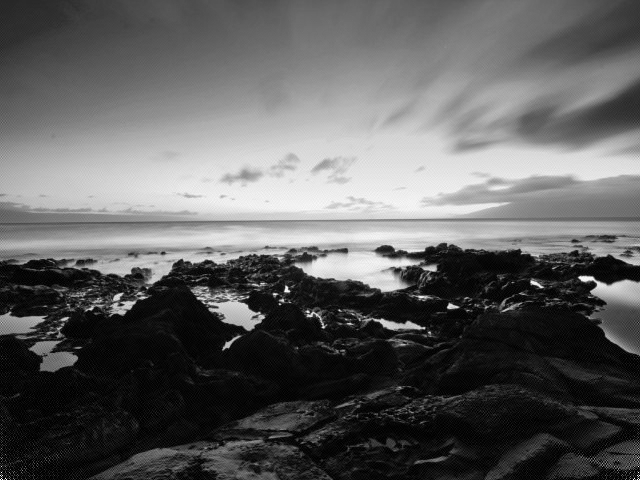
%> input picture output.bmp, 640 x 480 px
$ octave attack.m   (GNU Octave 9; MATLAB toolbox functions it lacks are replaced by stand-ins)
%> lines starting %> are read from the running program, lines starting %| are printed output that depends on the picture; in (x1, y1, x2, y2) boxes, pixels count from 0 and x2, y2 are one past the last pixel; in counts of white or black regions, pixels touching at a corner belong together; the program's own positions count from 1
pkg load signal;
pkg load image;

marked = imread('output.bmp');
%> marked is the input picture: size 480x640x3 uint8; min 0, max 255, mean 95

gaussianwn=imnoise(marked,'gaussian',0.02);
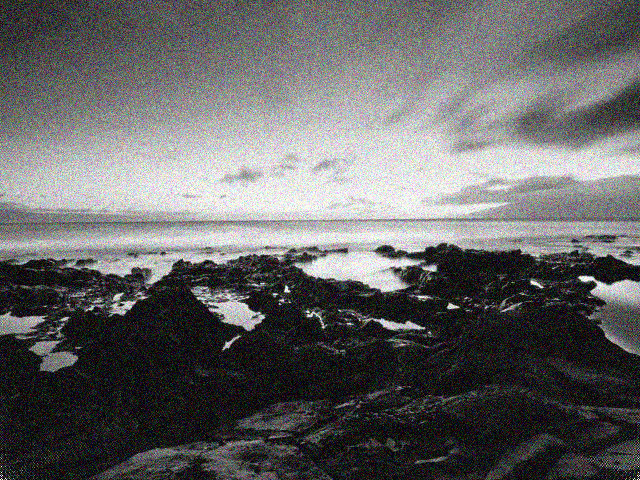
%> gaussianwn: size 480x640x3 uint8; mean R, G, B 101.2, 101.2, 101.2
imwrite(gaussianwn, 'gaussianwn.bmp');

H=fspecial('gaussian',[4,4],0.2);
gaussianlp=imfilter(marked,H);
imwrite(gaussianlp, 'gaussianlp.bmp');


cutted=marked;
cutted(1:64,1:400)=512;
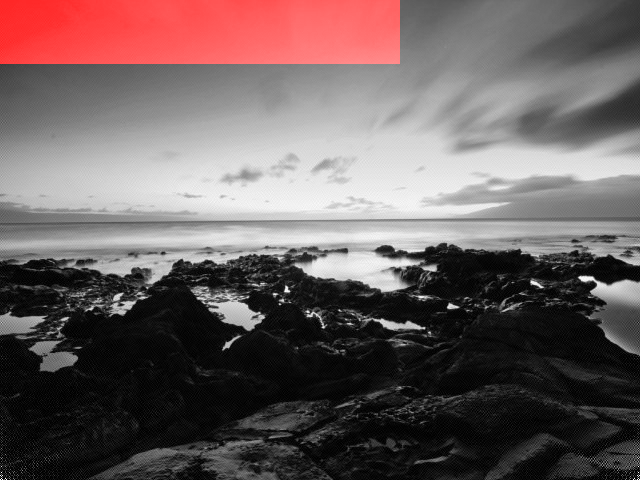
%> cutted: size 480x640x3 uint8; 8.33% of pixels changed, all inside (x1, y1, x2, y2) = (0, 0, 400, 64)
imwrite(cutted, 'cutted.bmp');

rotated=imrotate(marked,10,'bilinear','crop');
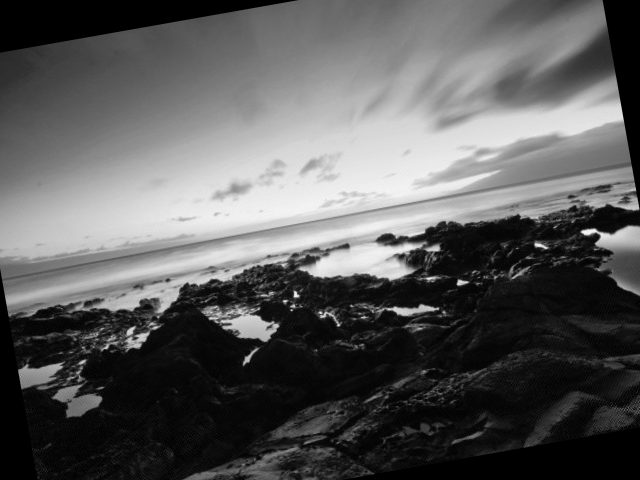
%> rotated: size 480x640x3 uint8; min 0, max 249, mean 90.4
imwrite(rotated, 'rotated.bmp');

scaled=imresize(marked,0.5);
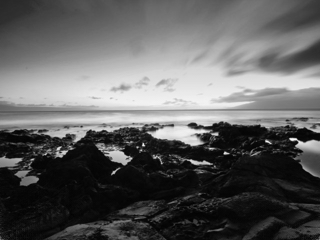
%> scaled: size 240x320x3 uint8; min 2, max 254, mean 95
imwrite(scaled, 'scaled.bmp');

imwrite(marked, 'compressed.jpg', 'Compression', 'jpeg', 'Quality', 50);
